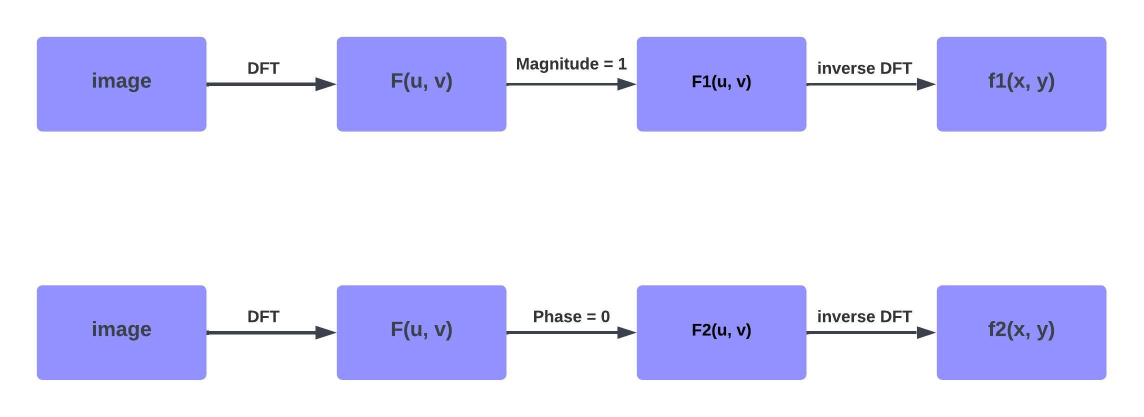
#> input picture block-diagram-1-a-b.jpeg, 2288 x 834 px, given in place of origin-P1.png, which was not available (shown at 1/2 size)
$ jupyter execute --allow-errors IP-HW-2.ipynb   (Python 2 division)   (text cells are left out)
#> lines starting #> are read from the running program, lines starting #| are printed output that depends on the picture; after the words box and inside, x2 and y2 are one past the last pixel; in counts of white or black regions, pixels touching at a corner belong together; pictures that were not available may be replaced by others from this repository, and a replacement may not be noted
[cell 1]
import cv2
import numpy as np
import matplotlib.pyplot as plt

[cell 2]
from IPython.display import Image
Image("block-diagram-1-a-b.jpeg")

[cell 3]
# Step 1: Load the image
image = cv2.imread('origin-P1.png', cv2.IMREAD_GRAYSCALE)
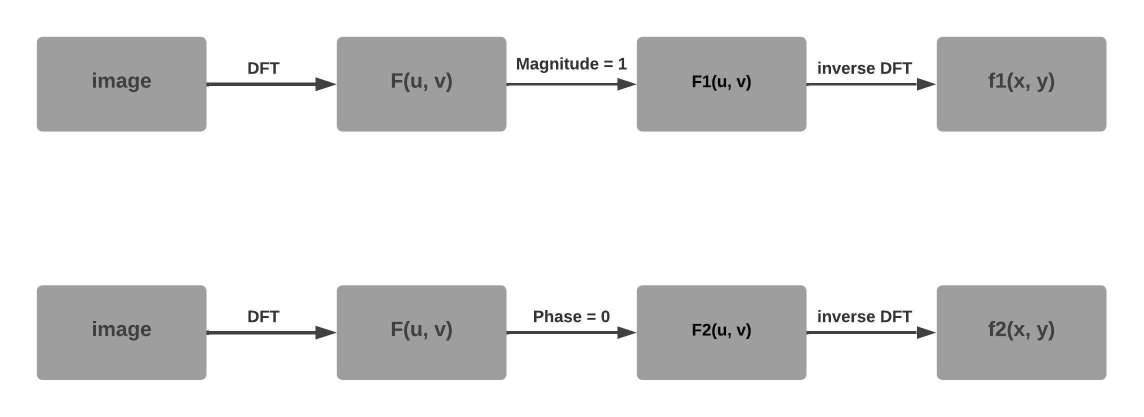
#> image: shape (834, 2288) (shown at 1/2 size); min 0, max 255, mean 226.2

# Step 2: Compute the DFT
dft = cv2.dft(np.float32(image), flags=cv2.DFT_COMPLEX_OUTPUT)

# Step 3: Modify the magnitude of the DFT to be 1
magnitude, phase = cv2.cartToPolar(dft[:, :, 0], dft[:, :, 1])
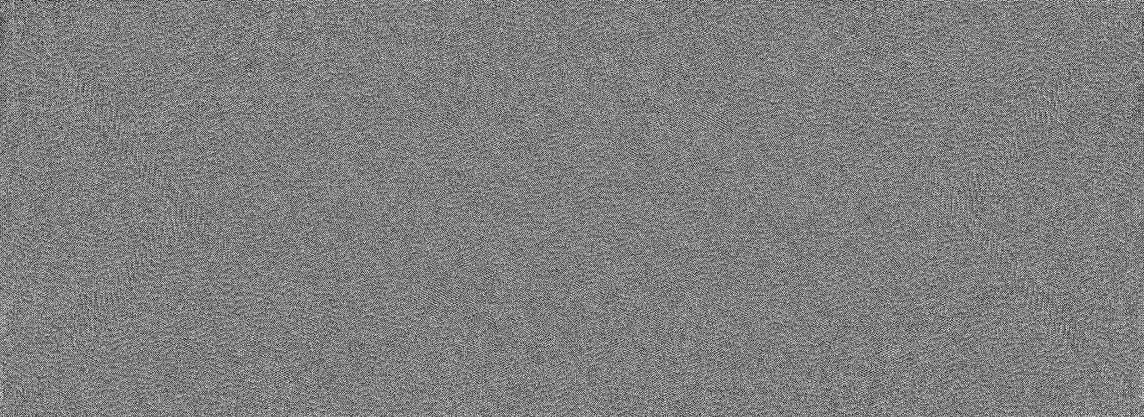
#> phase: shape (834, 2288) float32 (shown at 1/2 size); min 3.84e-09, max 6.28, mean 3.14; drawn with min black and max white
magnitude = np.ones_like(magnitude)

# Step 4: Combine magnitude and phase
dft[:, :, 0], dft[:, :, 1] = cv2.polarToCart(magnitude, phase)
#> magnitude: shape (834, 2288) float32; every value is 1

# Step 5: Compute the inverse DFT
inverse_dft = cv2.idft(dft)

# Extract the real part (as the imaginary part should be close to zero)
result_image = cv2.magnitude(inverse_dft[:, :, 0], inverse_dft[:, :, 1])
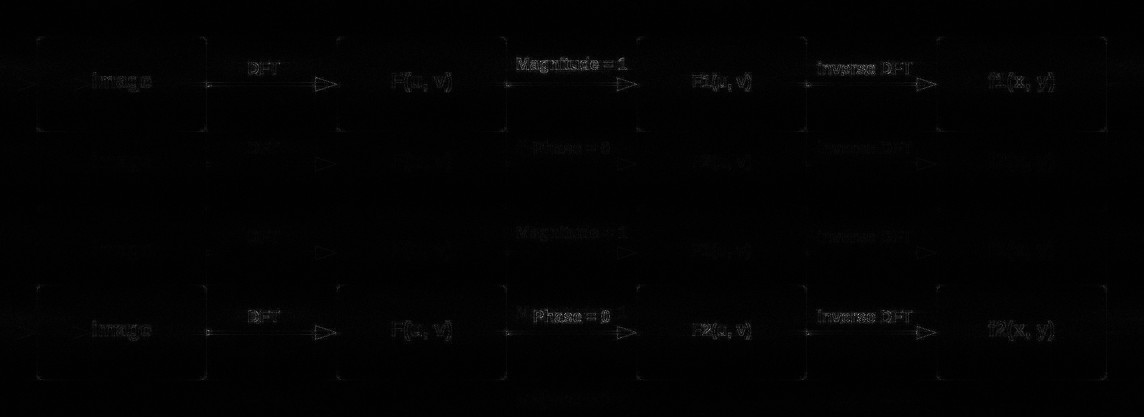
#> result_image: shape (834, 2288) float32 (shown at 1/2 size); min 0.00113, max 52575.1, mean 629.7; drawn with min black and max white

# Display the original and result images
#> (the rest of this cell did not finish here and is left out)

[cell 4]
# Step 1: Load the image
image = cv2.imread('origin-P1.png', cv2.IMREAD_GRAYSCALE)

# Step 2: Compute the DFT
dft = cv2.dft(np.float32(image), flags=cv2.DFT_COMPLEX_OUTPUT)

# Step 3: Set the phase to 0
magnitude, phase = cv2.cartToPolar(dft[:, :, 0], dft[:, :, 1])
phase = np.zeros_like(phase)

# Step 4: Combine magnitude and phase
dft[:, :, 0], dft[:, :, 1] = cv2.polarToCart(magnitude, phase)

# Step 5: Compute the inverse DFT
inverse_dft = cv2.idft(dft)

# Extract the real part (as the imaginary part should be close to zero)
result_image = cv2.magnitude(inverse_dft[:, :, 0], inverse_dft[:, :, 1])

# Display the original and result images
#> (the rest of this cell did not finish here and is left out)

[cell 5]
# inputPath = "origin-P1.png"
# outputPath = "h1-test.png"

# f1(inputPath, outputPath, magnitude=1)

[cell 6]
v = [1, 2, 3, 4, 5]
print(v)

v = np.fft.fft(v)
print(v)

v = np.abs(v)
print(v)

v = np.ones_like(v)
print(v)

# ref: https://www.cuemath.com/questions/what-is-the-absolute-value-of-the-complex-number-4-2i-14-32-14-18/

[cell 7]
def applyingFilters(inputPath, outputPath, customFilter, std=0.1):

    # Step 1: Load the image
    image = cv2.imread(inputPath)

    # Step 2: Convert "colored" to "gray"
    image = cv2.cvtColor(image, cv2.COLOR_BGR2GRAY)

    # Step 3: Apply FFT: convert into frequency domain:
    fft = np.fft.fft2(image)

    # Step 4: Creates noise and adds it to the original image:
    noise = np.random.normal(loc=0.0, scale=std, size=(image.shape)) # mean=0, std = std
    noisyImage = fft + noise

    # Step 5: Apply inverser FFT on noisy image:
    noisyImage = np.fft.ifft2(noisyImage).real

    # Step 6: Apply "customFilter" on noisy image in spatial domain:
    reformedImage = cv2.filter2D(noisyImage, -1, customFilter)

    # Step 7: Normalizes the filter: the RGB should be within 0-255.
    reformedImage = cv2.normalize(reformedImage, None, 0, 255, cv2.NORM_MINMAX)


    # Saves image
    cv2.imwrite(outputPath, reformedImage)
#end-def

[cell 8]
inputPath = "origin-P1.png"
outputPath = "P1-Q4-h2.png"

h1 = np.array([
     [0, -1/3, 0],
     [0, -1/6, 0],
     [0, 0, 0],
     [0, 1/6, 0],
     [0, 1/3, 0],
])

h2 = np.ones((5, 5)) / 25

applyingFilters(inputPath, outputPath, h1, std=0.1)
#> in applyingFilters, image is the input picture: shape (834, 2288, 3); mean B, G, R 251.4, 222.8, 223.3
#> in applyingFilters, `reformedImage = cv2.filter2D(noisyImage, -1, customFilter)`:
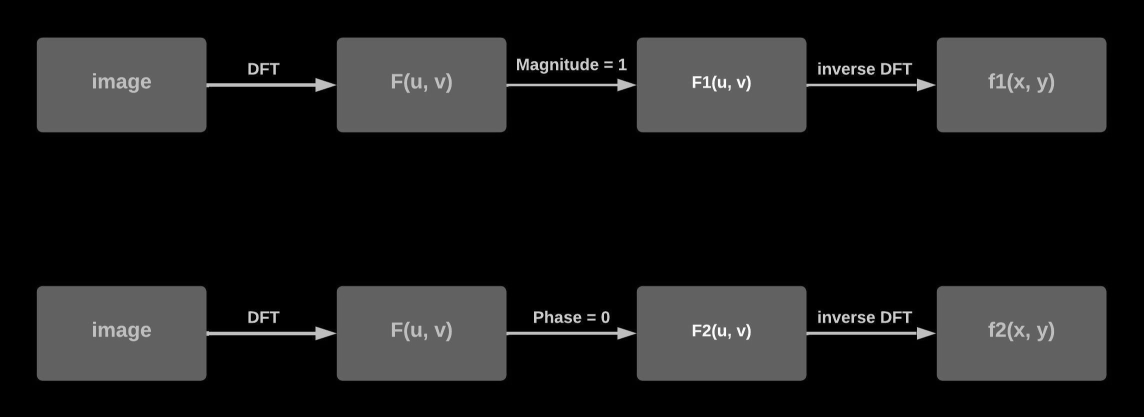
#> reformedImage: shape (834, 2288) float64 (shown at 1/2 size); min -510, max -1, mean -452.4; drawn with min black and max white

[cell 9]
# help(np.random.normal)

[cell 10]
# import cv2
# import numpy as np

# # Define the original image
# original_image = cv2.imread('origin-P1.png', cv2.IMREAD_GRAYSCALE)

# # Generate noisy image
# noisy_image = original_image + np.random.normal(0, 0.1, original_image.shape)

# # Compute the Fourier transform of the noisy image
# noisy_dft = cv2.dft(noisy_image, cv2.DFT_COMPLEX_OUTPUT)

# # Define the h1 filter

# h1 = np.array([
#      [0, -1/3, 0],
#      [0, -1/6, 0],
#      [0, 0, 0],
#      [0, 1/6, 0],
#      [0, 1/3, 0],
# ])

# h2 = np.ones((5, 5)) / 25

# # Apply the h1 filter in the frequency domain
# filtered_dft_h1 = noisy_dft * cv2.dft(h1, cv2.DFT_COMPLEX_OUTPUT)

# # Apply the h2 filter in the frequency domain
# filtered_dft_h2 = noisy_dft * cv2.dft(h2, cv2.DFT_COMPLEX_OUTPUT)

# # Compute the inverse Fourier transform of the filtered DFTs
# filtered_image_h1 = np.fft.ifftn(filtered_dft_h1).real
# filtered_image_h2 = np.fft.ifftn(filtered_dft_h2).real

# # Display the filtered images, noisy image, and the original image
# cv2.imshow('Original Image', original_image)
# cv2.imshow('Noisy Image', noisy_image)
# cv2.imshow('Filtered Image (h1)', filtered_image_h1.astype(np.uint8))
# cv2.imshow('Filtered Image (h2)', filtered_image_h2.astype(np.uint8))

# # Display the filtered DFTs and noisy DFT
# cv2.imshow('Filtered DFT (h1)', np.log10(np.abs(filtered_dft_h1) + 1))
# cv2.imshow('Filtered DFT (h2)', np.log10(np.abs(filtered_dft_h2) + 1))
# cv2.imshow('Noisy DFT', np.log10(np.abs(noisy_dft) + 1))

# cv2.waitKey(0)

[cell 11]
# [43 lines of commented-out code are left out]

[cell 12]
import matplotlib.pyplot as plt
import numpy as np
from numpy import fft
import math
import cv2


# Simulated motion blur
def motion_process(image_size, motion_angle):
    PSF = np.zeros(image_size)
    print(image_size)
    center_position = (image_size[0] - 1) / 2
    print(center_position)

    slope_tan = math.tan(motion_angle * math.pi / 180)
    slope_cot = 1 / slope_tan
    if slope_tan <= 1:
        for i in range(15):
            offset = round(i * slope_tan)  # ((center_position-i)*slope_tan)
            PSF[int(center_position + offset), int(center_position - offset)] = 1
        return PSF / PSF.sum()  # Normalize the luminance of the point spread function
    else:
        for i in range(15):
            offset = round(i * slope_cot)
            PSF[int(center_position - offset), int(center_position + offset)] = 1
        return PSF / PSF.sum()
#end-def

# Blur the image with motion
def make_blurred(input, PSF, eps):
    input_fft = fft.fft2(input)  # Take the Fourier transform of a two-dimensional array
    PSF_fft = fft.fft2(PSF) + eps
    blurred = fft.ifft2(input_fft * PSF_fft)
    blurred = np.abs(fft.fftshift(blurred))
    return blurred
#end-def

def inverse(input, PSF, eps):  # Inverse filtering
    input_fft = fft.fft2(input)
    PSF_fft = fft.fft2(PSF) + eps  # Noise power, that's given，consider epsilon
    result = fft.ifft2(input_fft / PSF_fft)  # Compute the inverse Fourier transform of F(u,v)
    result = np.abs(fft.fftshift(result))
    return result
#end-def

def wiener(input, PSF, eps, K=0.01):  # Wiener filtering，K=0.01
    input_fft = fft.fft2(input)
    PSF_fft = fft.fft2(PSF) + eps
    PSF_fft_1 = np.conj(PSF_fft) / (np.abs(PSF_fft) ** 2 + K)
    result = fft.ifft2(input_fft * PSF_fft_1)
    result = np.abs(fft.fftshift(result))
    return result
#end-def

image = cv2.imread('P2-original.png')
image = cv2.cvtColor(image, cv2.COLOR_BGR2GRAY)  # Convert to grayscale image
img_h = image.shape[0]
#> img_h = 834
img_w = image.shape[1]
#> img_w = 2288

plt.figure(1)
#> (this line was passed over: IPython is not available in this run)
plt.xlabel("Original Image")
#> (this line was passed over: IPython is not available in this run)
plt.gray()
#> (this line was passed over: IPython is not available in this run)
plt.imshow(image)  # Show the original image
#> (this line was passed over: IPython is not available in this run)
plt.figure(2)
#> (this line was passed over: IPython is not available in this run)
plt.gray()
#> (this line was passed over: IPython is not available in this run)

# Motion blur
PSF = motion_process((img_h, img_w), 60)
blurred = np.abs(make_blurred(image, PSF, 1e-3))
#> in make_blurred, `PSF_fft = fft.fft2(PSF) + eps`:
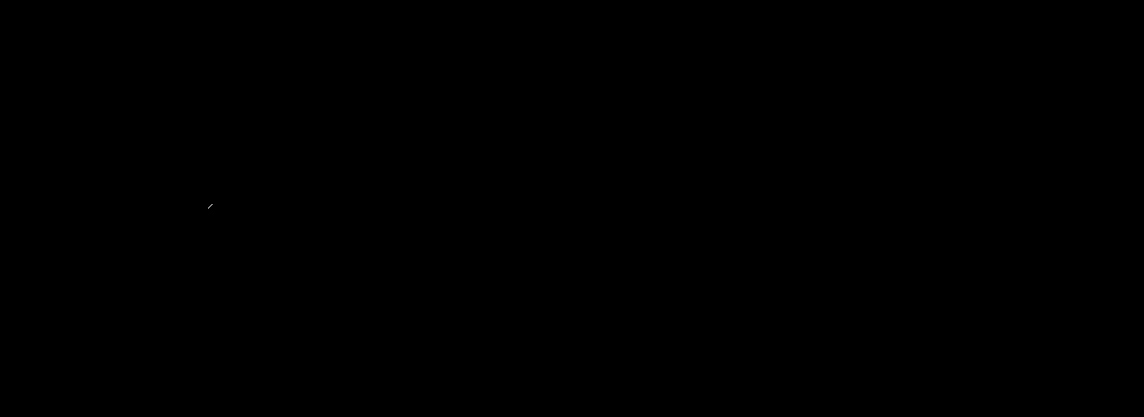
#> PSF: shape (834, 2288) float64 (shown at 1/2 size); values 0 (black) and 0.111 (white), 0% white in thin lines or dots, all inside (x1, y1, x2, y2) = (416, 408, 425, 417)
#> in make_blurred, `blurred = np.abs(fft.fftshift(blurred))`:
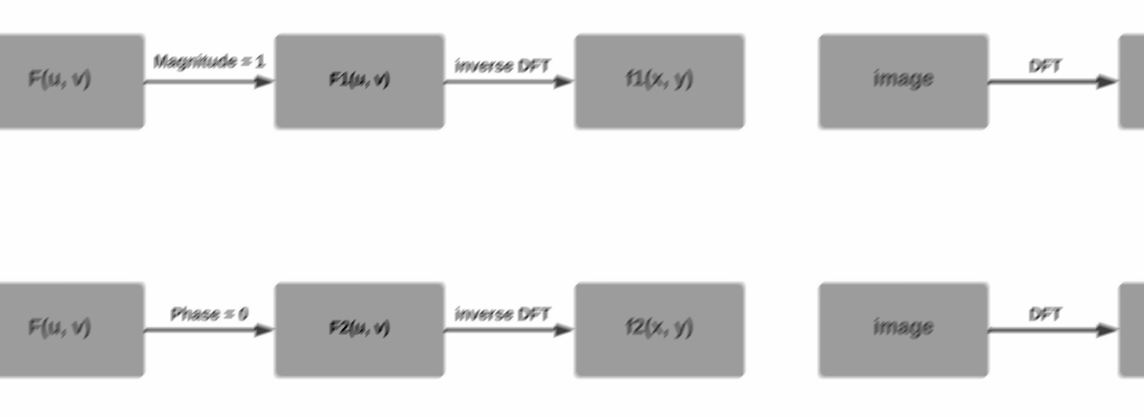
#> blurred: shape (834, 2288) float64 (shown at 1/2 size); min 3.81, max 255.3, mean 226.4; drawn with min black and max white

# degraded = blurred.copy()


plt.subplot(231)
#> (this line was passed over: IPython is not available in this run)
plt.xlabel("Motion blurred")
plt.imshow(blurred)

result = inverse(blurred, PSF, 1e-3)  # Inverse filtering
plt.subplot(232)
plt.xlabel("inverse deblurred")
plt.imshow(result)

# degraded = result.copy()

result = wiener(blurred, PSF, 1e-3)  # Wiener filtering
plt.subplot(233)
plt.xlabel("wiener deblurred(k=0.01)")
plt.imshow(result)

blurred_noisy = blurred + 0.1 * blurred.std() * \
                np.random.standard_normal(blurred.shape)  # Add noise,standard_normal is Generating random functions

degraded = blurred_noisy.copy()

plt.subplot(234)
plt.xlabel("motion & noisy blurred")
plt.imshow(blurred_noisy)  # Displays images with added noise and motion blur

result = inverse(blurred_noisy, PSF, 0.1 + 1e-3)  # The image with added noise is inversely filtered
plt.subplot(235)
plt.xlabel("inverse deblurred")
plt.imshow(result)


result = wiener(blurred_noisy, PSF, 0.1 + 1e-3)  # Wiener filtering is performed on the image with added noise
plt.subplot(236)
plt.xlabel("wiener deblurred(k=0.01)")
plt.imshow(result)

plt.show()


def imageMSE(img1, img2):
    return np.mean((img1 - img2)**2.0)
#end-def


degradedMSE = imageMSE(image, degraded)
restoredMSE = imageMSE(image, result)

print(f'degraded: {degradedMSE}')
print(f'restored: {restoredMSE}')
print(f'restored: {restoredMSE}\tdegraded: {degradedMSE}')
